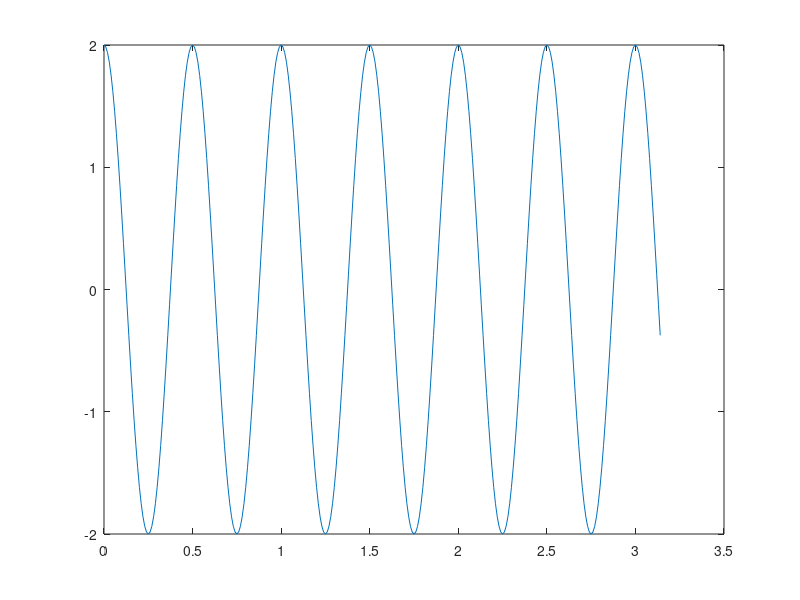

Source code (MATLAB):
%% exercise-1

t = 0:1:pi;
f = 2;
y = sin(2*pi*t);
stem(t, y);
ylabel('Amplitude');
xlabel('e');
title('Sinusoidal Sequence');

%% 
fs = 2000;
T = 1/fs;
t  = 0:T:pi;
A = 5;
y = A * cos(2*pi*3*t);
stem(t, y)

%%
t=0:0.01:pi
y = 2*cos(2*pi*2*t)
plot(t, y)
